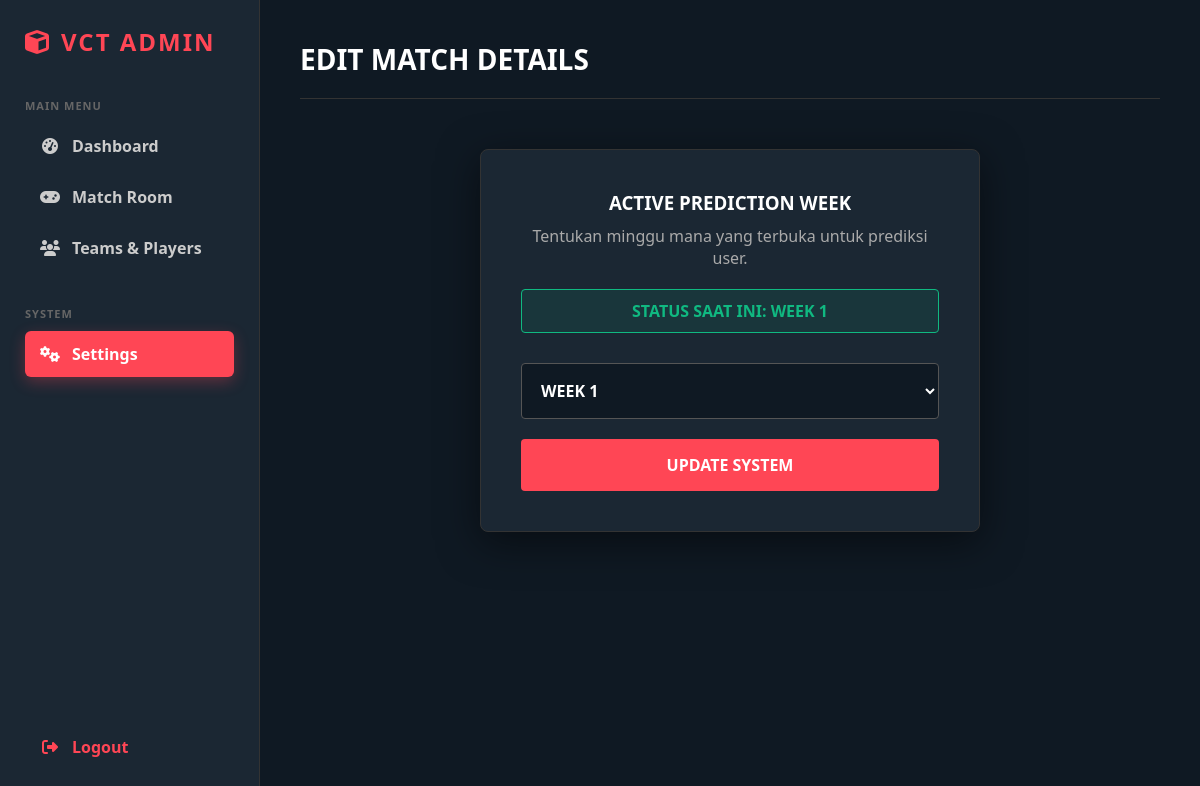
Before: /admin/manage_week.php (signed in) with the older database file.
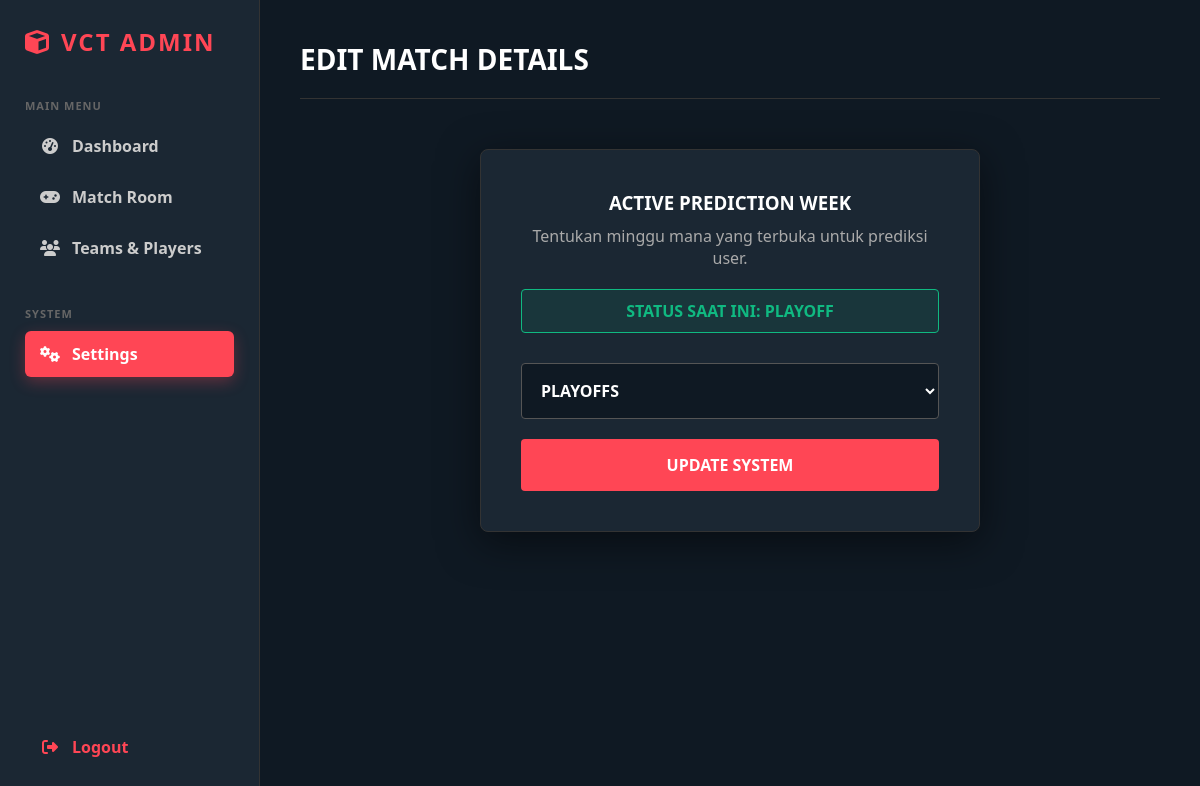
After: the same page with the newer database file.
### tables this page shows
CREATE TABLE `system_settings` (
  `setting_key` varchar(50) NOT NULL,
  `setting_value` varchar(255) DEFAULT NULL
);

### admin/manage_week.php (the view, shortened to what this page needs)
<?php
include "../config/koneksi.php";
$q_week = $koneksi->query("SELECT setting_value FROM system_settings WHERE setting_key = 'active_week'");
$current_week = ($q_week->num_rows > 0) ? $q_week->fetch_assoc()['setting_value'] : 'Week 1';
?>
<!DOCTYPE html>
<html lang="id">
<head>
    <link rel="stylesheet" href="https://cdnjs.cloudflare.com/ajax/libs/font-awesome/6.4.2/css/all.min.css">
    <link rel="stylesheet" href="../assets/css/admin.css">
</head>
<body class="admin-body">
    <?php include 'sidebar.php'; ?>
    <div class="main-content">
        <div class="header-bar">
            <h2 class="page-title">EDIT MATCH DETAILS</h2>
        </div>
        <div class="setting-box">
            <h3 style="color:white; margin-bottom:10px;">ACTIVE PREDICTION WEEK</h3>
            <p style="color:#aaa; margin-bottom:20px;">Tentukan minggu mana yang terbuka untuk prediksi user.</p>
            <div class="current-status">
                STATUS SAAT INI: <?php echo strtoupper($current_week); ?>
            </div>
            <form action="../action/update_week.php" method="POST">
                <select name="active_week" class="form-select">
                    <option value="Week 1" <?php echo ($current_week == 'Week 1') ? 'selected' : ''; ?>>WEEK 1</option>
                    <option value="Playoff" <?php echo ($current_week == 'Playoff') ? 'selected' : ''; ?>>PLAYOFFS</option>
                </select>
                <button type="submit" class="btn-save">UPDATE SYSTEM</button>
            </form>
        </div>
    </div>
</body>
</html>

### admin/sidebar.php
<?php
$current_page = basename($_SERVER['PHP_SELF']);
?>
    <link rel="stylesheet" href="https://cdnjs.cloudflare.com/ajax/libs/font-awesome/6.4.2/css/all.min.css">
    <link rel="stylesheet" href="../assets/css/admin.css">
<div class="sidebar">
    <div class="admin-brand"><i class="fas fa-cube"></i> VCT ADMIN</div>
    <div class="menu-group">
        <div class="menu-label">Main Menu</div>
        <a href="admin_dashboard.php" class="nav-item <?php echo ($current_page == 'admin_dashboard.php') ? 'active' : ''; ?>">
            <i class="fas fa-tachometer-alt"></i> Dashboard
        </a>
        <a href="manage_matches.php" class="nav-item <?php echo ($current_page == 'manage_matches.php' || $current_page == 'edit_match.php' || $current_page == 'add_match.php') ? 'active' : ''; ?>">
            <i class="fas fa-gamepad"></i> Match Room
        </a>
        <a href="manage_teams.php" class="nav-item <?php echo ($current_page == 'manage_teams.php') ? 'active' : ''; ?>">
            <i class="fas fa-users"></i> Teams & Players
        </a>
    </div>
    <div class="menu-group">
        <div class="menu-label">System</div>
        <a href="manage_week.php" class="nav-item <?php echo ($current_page == 'manage_week.php') ? 'active' : ''; ?>">
            <i class="fas fa-cogs"></i> Settings
        </a>
    </div>
    <div style="margin-top: auto;">
        <a href="../logout.php" class="nav-item" style="color: #ff4655;">
            <i class="fas fa-sign-out-alt"></i> Logout
        </a>
    </div>
</div>

### assets/css/admin.css (style rules this page uses)
* { margin: 0; padding: 0; box-sizing: border-box; font-family: 'Segoe UI', Arial, sans-serif; }
body { display: flex; min-height: 100vh; background-color: #0f1923; overflow: hidden; }
.sidebar { width: 260px; height: 100vh; background: #1b2733; border-right: 1px solid #333; display: flex; flex-direction: column; padding: 25px; flex-shrink: 0; position: relative; z-index: 10; }
.admin-brand { font-size: 24px; font-weight: 900; color: #ff4655; text-transform: uppercase; letter-spacing: 2px; margin-bottom: 40px; display: flex; align-items: center; gap: 10px; }
.menu-group { margin-bottom: 30px; }
.menu-label { font-size: 11px; color: #666; font-weight: bold; text-transform: uppercase; margin-bottom: 10px; letter-spacing: 1px; }
.nav-item { display: flex; align-items: center; gap: 12px; padding: 12px 15px; color: #ccc; text-decoration: none; font-weight: 600; border-radius: 6px; transition: 0.3s; margin-bottom: 5px; }
.nav-item:hover, .nav-item.active { background: #ff4655; color: white; box-shadow: 0 5px 15px rgba(255, 70, 85, 0.3); }
.nav-item i { width: 20px; text-align: center; }
.main-content { flex: 1; height: 100vh; padding: 40px; overflow-y: auto; background: #0f1923; }
.header-bar { display: flex; justify-content: space-between; align-items: center; margin-bottom: 40px; border-bottom: 1px solid #333; padding-bottom: 20px; }
.page-title { font-size: 28px; font-weight: 800; color: white; margin: 0; }

### admin/manage_week.php (style rules this page uses)
.setting-box { max-width: 500px; margin: 50px auto; background: #1b2733; padding: 40px; border-radius: 8px; border: 1px solid #333; text-align: center; box-shadow: 0 10px 40px rgba(0,0,0,0.5); }
.current-status { background: rgba(16, 185, 129, 0.1); color: #10b981; padding: 10px; border-radius: 4px; margin-bottom: 30px; border: 1px solid #10b981; font-weight: bold; }
.form-select { width: 100%; background: #0f1923; border: 1px solid #555; color: white; padding: 15px; border-radius: 4px; font-size: 16px; font-weight: bold; margin-bottom: 20px; }
.btn-save { background: #ff4655; color: white; width: 100%; padding: 15px; border: none; border-radius: 4px; font-weight: bold; font-size: 16px; cursor: pointer; transition: 0.3s; }

Changed rows visible on the page:
changed system_settings: setting_value "WEEK 1" → "PLAYOFF"; active_week "WEEK 1" → "PLAYOFFS"
